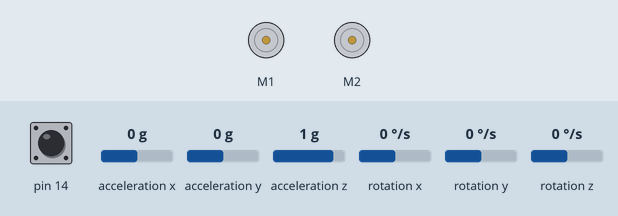
Simulated run of this sketch. Board: Arduino Leonardo, built with avr-gcc and run on an emulated ATmega32U4. On the bench: 2 × DC motor (green arrow = forward, orange = backward, longer = faster). The test bench sets the inputs (shaded band); at power-on: pin 14 HIGH, acceleration x 0 g, acceleration y 0 g, acceleration z 1 g, rotation x 0 °/s, rotation y 0 °/s, rotation z 0 °/s. What the sketch prints to the serial monitor is not drawn.

Above: at 0.8 s.
0.9 s: pin 14 pulled LOW for 0.15 s
At 2.2 s:
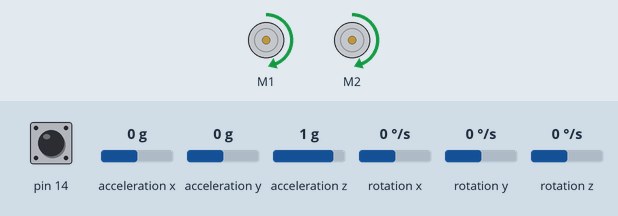
4.0 s: acceleration x set to -1.4 g
At 4.32 s:
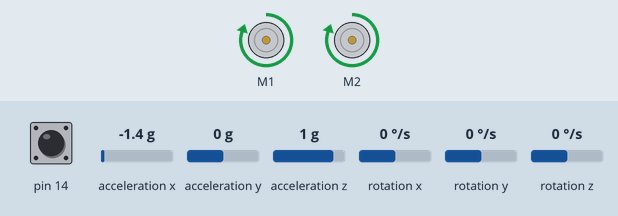
7.0 s: acceleration x set to -0.8 g
At 7.34 s:
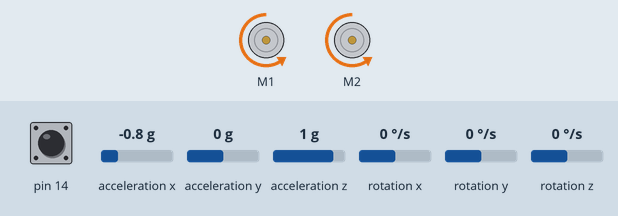
10.0 s: acceleration x set to -0.5 g
At 10.67 s:
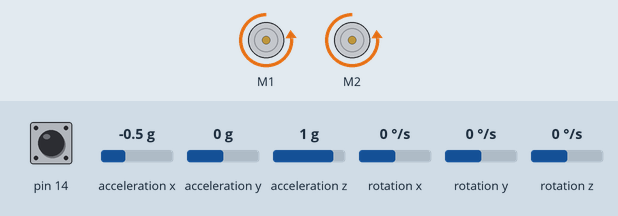
13.0 s: acceleration x set to 0 g
16.0 s: acceleration x set to -1.4 g
Timing chart, 0 to 32.8 s (numbered marks = the images above; inputs shaded):
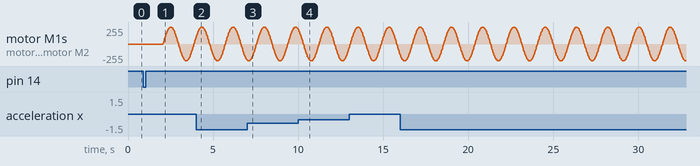

Measured:
- the behaviour switches between -0.7 and -0.6 g on acceleration x (found by bisection; images 3 and 4)

The sketch:

MotorTest.ino
```cpp
#include <Wire.h>
#include <Zumo32U4.h>
#include <LSM303.h>

Zumo32U4Motors motors;
Zumo32U4ButtonA buttonA;
Zumo32U4Encoders encoders;

unsigned long motorLastTime = 0;
long motorIntervalTime = 4;
unsigned long imuLastTime = 0;
long imuIntervalTime = 10;
int speed = 0;
int finalSpeed = 0;
LSM303 compass;
char report[80];

void setup()
{
  buttonA.waitForButton();

  Serial.begin(9600);
  Wire.begin();
  compass.init();
  compass.enableDefault();

  delay(1000);
}


void loop()
{
  unsigned long currentTime = millis();

  compass.read();

  if(currentTime - motorLastTime > motorIntervalTime)
  {
    motorLastTime = currentTime;

    speed = speed % 360;
    speed++;
    finalSpeed = sin(radians(speed)) * 400;
    motors.setLeftSpeed(finalSpeed);
    motors.setRightSpeed(finalSpeed);

    snprintf(report, sizeof(report), "A: %6d E: %6d, %6d Speed: %6d", compass.a.x, encoders.getCountsLeft(), encoders.getCountsRight(), finalSpeed);
    Serial.println(report);
  }

}
```
